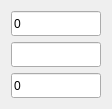
  <widget class="QWidget" name="layoutWidget">
   <property name="geometry">
    <rect>
     <x>810</x>
     <y>540</y>
     <width>92</width>
     <height>91</height>
    </rect>
   </property>
   <layout class="QVBoxLayout" name="verticalLayout">
    <item>
     <widget class="QLineEdit" name="f_subtotal_2">
      <property name="minimumSize">
       <size>
        <width>90</width>
        <height>25</height>
       </size>
      </property>
      <property name="maximumSize">
       <size>
        <width>90</width>
        <height>25</height>
       </size>
      </property>
      <property name="font">
       <font>
        <family>Segoe UI</family>
        <pointsize>9</pointsize>
       </font>
      </property>
      <property name="text">
       <string>0</string>
      </property>
      <property name="readOnly">
       <bool>true</bool>
      </property>
     </widget>
    </item>
    <item>
     <widget class="QLineEdit" name="f_iva_2">
      <property name="minimumSize">
       <size>
        <width>90</width>
        <height>25</height>
       </size>
      </property>
      <property name="maximumSize">
       <size>
        <width>90</width>
        <height>25</height>
       </size>
      </property>
      <property name="font">
       <font>
        <family>Segoe UI</family>
        <pointsize>9</pointsize>
       </font>
      </property>
      <property name="readOnly">
       <bool>true</bool>
      </property>
     </widget>
    </item>
    <item>
     <widget class="QLineEdit" name="f_total_2">
      <property name="minimumSize">
       <size>
        <width>90</width>
        <height>25</height>
       </size>
      </property>
      <property name="maximumSize">
       <size>
        <width>90</width>
        <height>25</height>
       </size>
      </property>
      <property name="font">
       <font>
        <family>Segoe UI</family>
        <pointsize>9</pointsize>
       </font>
      </property>
      <property name="text">
       <string>0</string>
      </property>
      <property name="readOnly">
       <bool>true</bool>
      </property>
     </widget>
    </item>
   </layout>
  </widget>
